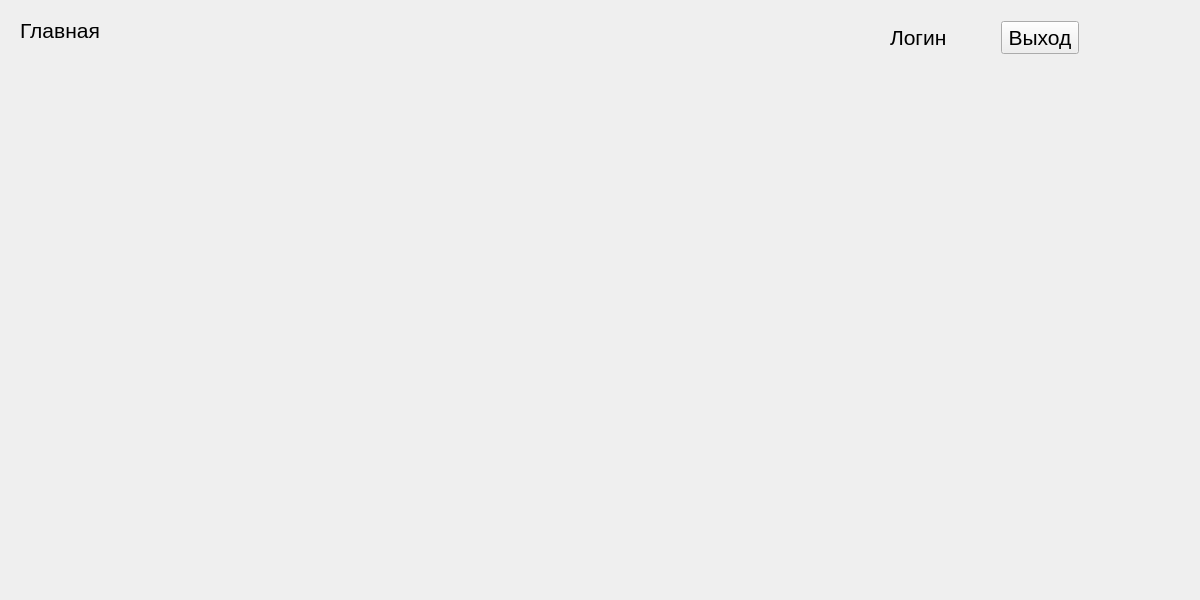
<?xml version="1.0" encoding="UTF-8"?>
<ui version="4.0">
 <class>Form</class>
 <widget class="QWidget" name="Form">
  <property name="geometry">
   <rect>
    <x>0</x>
    <y>0</y>
    <width>1200</width>
    <height>600</height>
   </rect>
  </property>
  <property name="windowTitle">
   <string>Form</string>
  </property>
  <widget class="QLabel" name="label">
   <property name="geometry">
    <rect>
     <x>20</x>
     <y>10</y>
     <width>221</width>
     <height>41</height>
    </rect>
   </property>
   <property name="font">
    <font>
     <pointsize>16</pointsize>
    </font>
   </property>
   <property name="text">
    <string>Главная</string>
   </property>
  </widget>
  <widget class="QWidget" name="">
   <property name="geometry">
    <rect>
     <x>890</x>
     <y>20</y>
     <width>189</width>
     <height>35</height>
    </rect>
   </property>
   <layout class="QHBoxLayout" name="horizontalLayout">
    <property name="spacing">
     <number>54</number>
    </property>
    <item>
     <widget class="QLabel" name="label_2">
      <property name="font">
       <font>
        <pointsize>16</pointsize>
       </font>
      </property>
      <property name="text">
       <string>Логин</string>
      </property>
     </widget>
    </item>
    <item>
     <widget class="QPushButton" name="pushButton">
      <property name="font">
       <font>
        <pointsize>16</pointsize>
       </font>
      </property>
      <property name="text">
       <string>Выход</string>
      </property>
     </widget>
    </item>
   </layout>
  </widget>
 </widget>
 <resources/>
 <connections/>
</ui>
